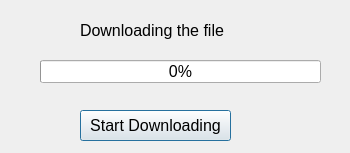
<?xml version="1.0" encoding="UTF-8"?>
<ui version="4.0">
 <class>Dialog</class>
 <widget class="QDialog" name="Dialog">
  <property name="geometry">
   <rect>
    <x>0</x>
    <y>0</y>
    <width>350</width>
    <height>153</height>
   </rect>
  </property>
  <property name="windowTitle">
   <string>Dialog</string>
  </property>
  <widget class="QProgressBar" name="progressBar">
   <property name="geometry">
    <rect>
     <x>40</x>
     <y>60</y>
     <width>281</width>
     <height>23</height>
    </rect>
   </property>
   <property name="font">
    <font>
     <pointsize>12</pointsize>
    </font>
   </property>
   <property name="value">
    <number>0</number>
   </property>
  </widget>
  <widget class="QLabel" name="label">
   <property name="geometry">
    <rect>
     <x>80</x>
     <y>20</y>
     <width>181</width>
     <height>21</height>
    </rect>
   </property>
   <property name="font">
    <font>
     <pointsize>12</pointsize>
    </font>
   </property>
   <property name="text">
    <string>Downloading the file</string>
   </property>
  </widget>
  <widget class="QPushButton" name="pushButtonStart">
   <property name="geometry">
    <rect>
     <x>80</x>
     <y>110</y>
     <width>151</width>
     <height>31</height>
    </rect>
   </property>
   <property name="font">
    <font>
     <pointsize>12</pointsize>
    </font>
   </property>
   <property name="text">
    <string>Start Downloading</string>
   </property>
  </widget>
 </widget>
 <resources/>
 <connections/>
</ui>
